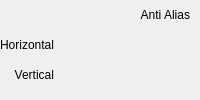
          <widget class="QFrame" name="aux_alias_frame">
           <property name="styleSheet">
            <string notr="true">#aux_alias_frame{
	border-image: url(:/icons/images/alias_background.png);
}</string>
           </property>
           <layout class="QGridLayout" name="gridLayout_5" columnstretch="1,4">
            <property name="leftMargin">
             <number>0</number>
            </property>
            <property name="topMargin">
             <number>0</number>
            </property>
            <property name="rightMargin">
             <number>10</number>
            </property>
            <property name="bottomMargin">
             <number>10</number>
            </property>
            <property name="horizontalSpacing">
             <number>18</number>
            </property>
            <property name="verticalSpacing">
             <number>0</number>
            </property>
            <item row="0" column="1">
             <widget class="QLabel" name="label_24">
              <property name="text">
               <string>Anti Alias</string>
              </property>
              <property name="alignment">
               <set>Qt::AlignRight|Qt::AlignTrailing|Qt::AlignVCenter</set>
              </property>
             </widget>
            </item>
            <item row="2" column="0">
             <widget class="QLabel" name="label_26">
              <property name="text">
               <string>Vertical</string>
              </property>
              <property name="alignment">
               <set>Qt::AlignRight|Qt::AlignTrailing|Qt::AlignVCenter</set>
              </property>
             </widget>
            </item>
            <item row="1" column="0">
             <widget class="QLabel" name="label_25">
              <property name="text">
               <string>Horizontal</string>
              </property>
              <property name="alignment">
               <set>Qt::AlignRight|Qt::AlignTrailing|Qt::AlignVCenter</set>
              </property>
             </widget>
            </item>
            <item row="0" column="0">
             <spacer name="horizontalSpacer_15">
              <property name="orientation">
               <enum>Qt::Horizontal</enum>
              </property>
              <property name="sizeHint" stdset="0">
               <size>
                <width>40</width>
                <height>20</height>
               </size>
              </property>
             </spacer>
            </item>
            <item row="1" column="1">
             <widget class="SingleSliderWithSpinbox" name="widget_aux_anti_hori" native="true"/>
            </item>
            <item row="2" column="1">
             <widget class="SingleSliderWithSpinbox" name="widget_aux_anti_verti" native="true"/>
            </item>
           </layout>
          </widget>
